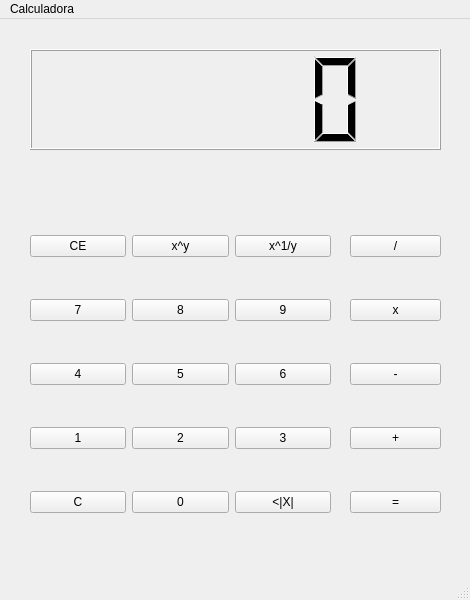
<?xml version="1.0" encoding="UTF-8"?>
<ui version="4.0">
 <class>MainWindow</class>
 <widget class="QMainWindow" name="MainWindow">
  <property name="geometry">
   <rect>
    <x>0</x>
    <y>0</y>
    <width>470</width>
    <height>600</height>
   </rect>
  </property>
  <property name="windowTitle">
   <string>MainWindow</string>
  </property>
  <widget class="QWidget" name="centralwidget">
   <widget class="QLCDNumber" name="Tela">
    <property name="geometry">
     <rect>
      <x>30</x>
      <y>30</y>
      <width>411</width>
      <height>101</height>
     </rect>
    </property>
   </widget>
   <widget class="QWidget" name="gridLayoutWidget">
    <property name="geometry">
     <rect>
      <x>30</x>
      <y>180</y>
      <width>301</width>
      <height>351</height>
     </rect>
    </property>
    <layout class="QGridLayout" name="gridLayout">
     <item row="2" column="1">
      <widget class="QPushButton" name="button_5">
       <property name="text">
        <string>5</string>
       </property>
      </widget>
     </item>
     <item row="1" column="1">
      <widget class="QPushButton" name="button_8">
       <property name="text">
        <string>8</string>
       </property>
      </widget>
     </item>
     <item row="1" column="2">
      <widget class="QPushButton" name="button_9">
       <property name="text">
        <string>9</string>
       </property>
      </widget>
     </item>
     <item row="4" column="0">
      <widget class="QPushButton" name="button_delete">
       <property name="text">
        <string>C</string>
       </property>
      </widget>
     </item>
     <item row="3" column="2">
      <widget class="QPushButton" name="button_3">
       <property name="text">
        <string>3</string>
       </property>
      </widget>
     </item>
     <item row="1" column="0">
      <widget class="QPushButton" name="button_7">
       <property name="text">
        <string>7</string>
       </property>
      </widget>
     </item>
     <item row="3" column="0">
      <widget class="QPushButton" name="button_1">
       <property name="text">
        <string>1</string>
       </property>
      </widget>
     </item>
     <item row="4" column="2">
      <widget class="QPushButton" name="button_remove">
       <property name="text">
        <string>&lt;|X|</string>
       </property>
      </widget>
     </item>
     <item row="4" column="1">
      <widget class="QPushButton" name="button_0">
       <property name="text">
        <string>0</string>
       </property>
      </widget>
     </item>
     <item row="2" column="0">
      <widget class="QPushButton" name="button_4">
       <property name="text">
        <string>4</string>
       </property>
      </widget>
     </item>
     <item row="3" column="1">
      <widget class="QPushButton" name="button_2">
       <property name="text">
        <string>2</string>
       </property>
      </widget>
     </item>
     <item row="2" column="2">
      <widget class="QPushButton" name="button_6">
       <property name="text">
        <string>6</string>
       </property>
      </widget>
     </item>
     <item row="0" column="0">
      <widget class="QPushButton" name="button_clear">
       <property name="text">
        <string>CE</string>
       </property>
      </widget>
     </item>
     <item row="0" column="1">
      <widget class="QPushButton" name="button_power">
       <property name="text">
        <string>x^y</string>
       </property>
      </widget>
     </item>
     <item row="0" column="2">
      <widget class="QPushButton" name="button_root">
       <property name="text">
        <string>x^1/y</string>
       </property>
      </widget>
     </item>
    </layout>
   </widget>
   <widget class="QWidget" name="verticalLayoutWidget">
    <property name="geometry">
     <rect>
      <x>350</x>
      <y>180</y>
      <width>91</width>
      <height>351</height>
     </rect>
    </property>
    <layout class="QVBoxLayout" name="verticalLayout">
     <item>
      <widget class="QPushButton" name="button_division">
       <property name="text">
        <string>/</string>
       </property>
      </widget>
     </item>
     <item>
      <widget class="QPushButton" name="button_multiplication">
       <property name="text">
        <string>x</string>
       </property>
      </widget>
     </item>
     <item>
      <widget class="QPushButton" name="button_minus">
       <property name="text">
        <string>-</string>
       </property>
      </widget>
     </item>
     <item>
      <widget class="QPushButton" name="button_sum">
       <property name="text">
        <string>+</string>
       </property>
      </widget>
     </item>
     <item>
      <widget class="QPushButton" name="button_equal">
       <property name="text">
        <string>=</string>
       </property>
      </widget>
     </item>
    </layout>
   </widget>
  </widget>
  <widget class="QMenuBar" name="menubar">
   <property name="geometry">
    <rect>
     <x>0</x>
     <y>0</y>
     <width>470</width>
     <height>21</height>
    </rect>
   </property>
   <widget class="QMenu" name="menuCalculadora">
    <property name="title">
     <string>Calculadora</string>
    </property>
   </widget>
   <addaction name="menuCalculadora"/>
  </widget>
  <widget class="QStatusBar" name="statusbar"/>
 </widget>
 <resources/>
 <connections/>
</ui>
